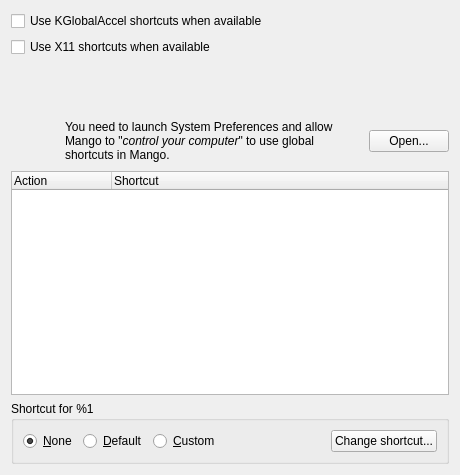
<?xml version="1.0" encoding="UTF-8"?>
<ui version="4.0">
 <class>GlobalShortcutsSettingsPage</class>
 <widget class="QWidget" name="GlobalShortcutsSettingsPage">
  <property name="geometry">
   <rect>
    <x>0</x>
    <y>0</y>
    <width>460</width>
    <height>475</height>
   </rect>
  </property>
  <property name="windowTitle">
   <string>Global Shortcuts</string>
  </property>
  <property name="windowIcon">
   <iconset resource="../../data/icons.qrc">
    <normaloff>:/icons/64x64/strawberry.png</normaloff>:/icons/64x64/strawberry.png</iconset>
  </property>
  <layout class="QVBoxLayout" name="layout_globalshortcutssettingspage">
   <item>
    <widget class="QWidget" name="widget_kglobalaccel" native="true">
     <layout class="QVBoxLayout" name="verticalLayout">
      <property name="leftMargin">
       <number>0</number>
      </property>
      <property name="topMargin">
       <number>0</number>
      </property>
      <property name="rightMargin">
       <number>0</number>
      </property>
      <property name="bottomMargin">
       <number>0</number>
      </property>
      <item>
       <widget class="QCheckBox" name="checkbox_kglobalaccel">
        <property name="text">
         <string>Use KGlobalAccel shortcuts when available</string>
        </property>
       </widget>
      </item>
     </layout>
    </widget>
   </item>
   <item>
    <widget class="QWidget" name="widget_x11" native="true">
     <layout class="QHBoxLayout" name="layout_x11">
      <property name="spacing">
       <number>0</number>
      </property>
      <property name="leftMargin">
       <number>0</number>
      </property>
      <property name="topMargin">
       <number>0</number>
      </property>
      <property name="rightMargin">
       <number>0</number>
      </property>
      <property name="bottomMargin">
       <number>0</number>
      </property>
      <item>
       <widget class="QCheckBox" name="checkbox_x11">
        <property name="sizePolicy">
         <sizepolicy hsizetype="Expanding" vsizetype="Fixed">
          <horstretch>0</horstretch>
          <verstretch>0</verstretch>
         </sizepolicy>
        </property>
        <property name="text">
         <string>Use X11 shortcuts when available</string>
        </property>
       </widget>
      </item>
     </layout>
    </widget>
   </item>
   <item>
    <widget class="QWidget" name="widget_warning" native="true">
     <layout class="QHBoxLayout" name="layout_warning">
      <property name="leftMargin">
       <number>0</number>
      </property>
      <property name="topMargin">
       <number>0</number>
      </property>
      <property name="rightMargin">
       <number>0</number>
      </property>
      <property name="bottomMargin">
       <number>0</number>
      </property>
      <item>
       <widget class="QLabel" name="label_warn_icon">
        <property name="sizePolicy">
         <sizepolicy hsizetype="Expanding" vsizetype="Preferred">
          <horstretch>0</horstretch>
          <verstretch>0</verstretch>
         </sizepolicy>
        </property>
        <property name="minimumSize">
         <size>
          <width>48</width>
          <height>48</height>
         </size>
        </property>
        <property name="maximumSize">
         <size>
          <width>48</width>
          <height>48</height>
         </size>
        </property>
        <property name="baseSize">
         <size>
          <width>64</width>
          <height>64</height>
         </size>
        </property>
        <property name="text">
         <string/>
        </property>
        <property name="pixmap">
         <pixmap resource="../../data/icons.qrc">:/icons/48x48/dialog-warning.png</pixmap>
        </property>
       </widget>
      </item>
      <item>
       <widget class="QLabel" name="label_warn_text">
        <property name="sizePolicy">
         <sizepolicy hsizetype="Expanding" vsizetype="Preferred">
          <horstretch>0</horstretch>
          <verstretch>0</verstretch>
         </sizepolicy>
        </property>
        <property name="text">
         <string/>
        </property>
        <property name="wordWrap">
         <bool>true</bool>
        </property>
       </widget>
      </item>
     </layout>
    </widget>
   </item>
   <item>
    <widget class="QWidget" name="widget_macos_access" native="true">
     <layout class="QHBoxLayout" name="layout_macos">
      <property name="leftMargin">
       <number>0</number>
      </property>
      <property name="topMargin">
       <number>0</number>
      </property>
      <property name="rightMargin">
       <number>0</number>
      </property>
      <property name="bottomMargin">
       <number>0</number>
      </property>
      <item>
       <widget class="QLabel" name="label_macos_access_icon">
        <property name="sizePolicy">
         <sizepolicy hsizetype="Expanding" vsizetype="Preferred">
          <horstretch>0</horstretch>
          <verstretch>0</verstretch>
         </sizepolicy>
        </property>
        <property name="minimumSize">
         <size>
          <width>48</width>
          <height>48</height>
         </size>
        </property>
        <property name="maximumSize">
         <size>
          <width>48</width>
          <height>48</height>
         </size>
        </property>
        <property name="baseSize">
         <size>
          <width>64</width>
          <height>64</height>
         </size>
        </property>
        <property name="text">
         <string/>
        </property>
        <property name="pixmap">
         <pixmap resource="../../data/icons.qrc">:/icons/48x48/dialog-warning.png</pixmap>
        </property>
       </widget>
      </item>
      <item>
       <widget class="QLabel" name="label_macos_access">
        <property name="sizePolicy">
         <sizepolicy hsizetype="Expanding" vsizetype="Preferred">
          <horstretch>0</horstretch>
          <verstretch>0</verstretch>
         </sizepolicy>
        </property>
        <property name="text">
         <string>You need to launch System Preferences and allow Mango to &quot;&lt;span style=&quot;font-style:italic&quot;&gt;control your computer&lt;/span&gt;&quot; to use global shortcuts in Mango.</string>
        </property>
        <property name="wordWrap">
         <bool>true</bool>
        </property>
       </widget>
      </item>
      <item>
       <widget class="QPushButton" name="button_macos_preferences">
        <property name="text">
         <string>Open...</string>
        </property>
       </widget>
      </item>
     </layout>
    </widget>
   </item>
   <item>
    <widget class="QTreeWidget" name="list">
     <property name="editTriggers">
      <set>QAbstractItemView::NoEditTriggers</set>
     </property>
     <property name="alternatingRowColors">
      <bool>true</bool>
     </property>
     <property name="rootIsDecorated">
      <bool>false</bool>
     </property>
     <property name="allColumnsShowFocus">
      <bool>true</bool>
     </property>
     <column>
      <property name="text">
       <string comment="Category label">Action</string>
      </property>
     </column>
     <column>
      <property name="text">
       <string>Shortcut</string>
      </property>
     </column>
    </widget>
   </item>
   <item>
    <widget class="QGroupBox" name="shortcut_options">
     <property name="enabled">
      <bool>true</bool>
     </property>
     <property name="title">
      <string>Shortcut for %1</string>
     </property>
     <layout class="QHBoxLayout" name="layout_shortcut_options">
      <item>
       <widget class="QRadioButton" name="radio_none">
        <property name="enabled">
         <bool>true</bool>
        </property>
        <property name="text">
         <string>&amp;None</string>
        </property>
        <property name="checked">
         <bool>true</bool>
        </property>
       </widget>
      </item>
      <item>
       <widget class="QRadioButton" name="radio_default">
        <property name="text">
         <string>&amp;Default</string>
        </property>
       </widget>
      </item>
      <item>
       <widget class="QRadioButton" name="radio_custom">
        <property name="text">
         <string>&amp;Custom</string>
        </property>
       </widget>
      </item>
      <item>
       <spacer name="spacer_bottom">
        <property name="orientation">
         <enum>Qt::Horizontal</enum>
        </property>
        <property name="sizeHint" stdset="0">
         <size>
          <width>40</width>
          <height>20</height>
         </size>
        </property>
       </spacer>
      </item>
      <item>
       <widget class="QPushButton" name="button_change">
        <property name="text">
         <string>Change shortcut...</string>
        </property>
       </widget>
      </item>
     </layout>
    </widget>
   </item>
  </layout>
 </widget>
 <tabstops>
  <tabstop>checkbox_kglobalaccel</tabstop>
  <tabstop>checkbox_x11</tabstop>
  <tabstop>button_macos_preferences</tabstop>
  <tabstop>list</tabstop>
  <tabstop>radio_none</tabstop>
  <tabstop>radio_default</tabstop>
  <tabstop>radio_custom</tabstop>
  <tabstop>button_change</tabstop>
 </tabstops>
 <resources>
  <include location="../../data/icons.qrc"/>
 </resources>
 <connections/>
</ui>
